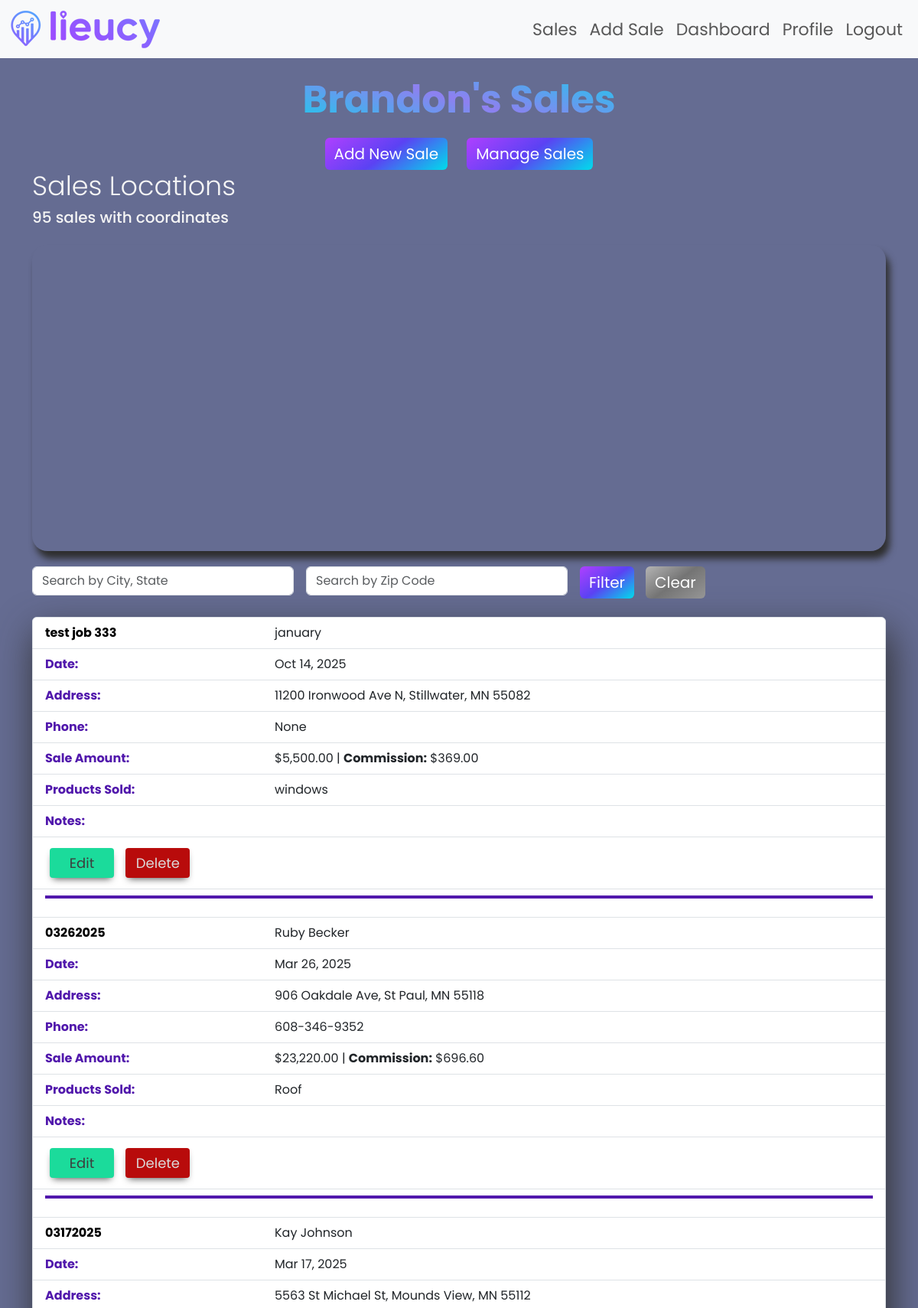
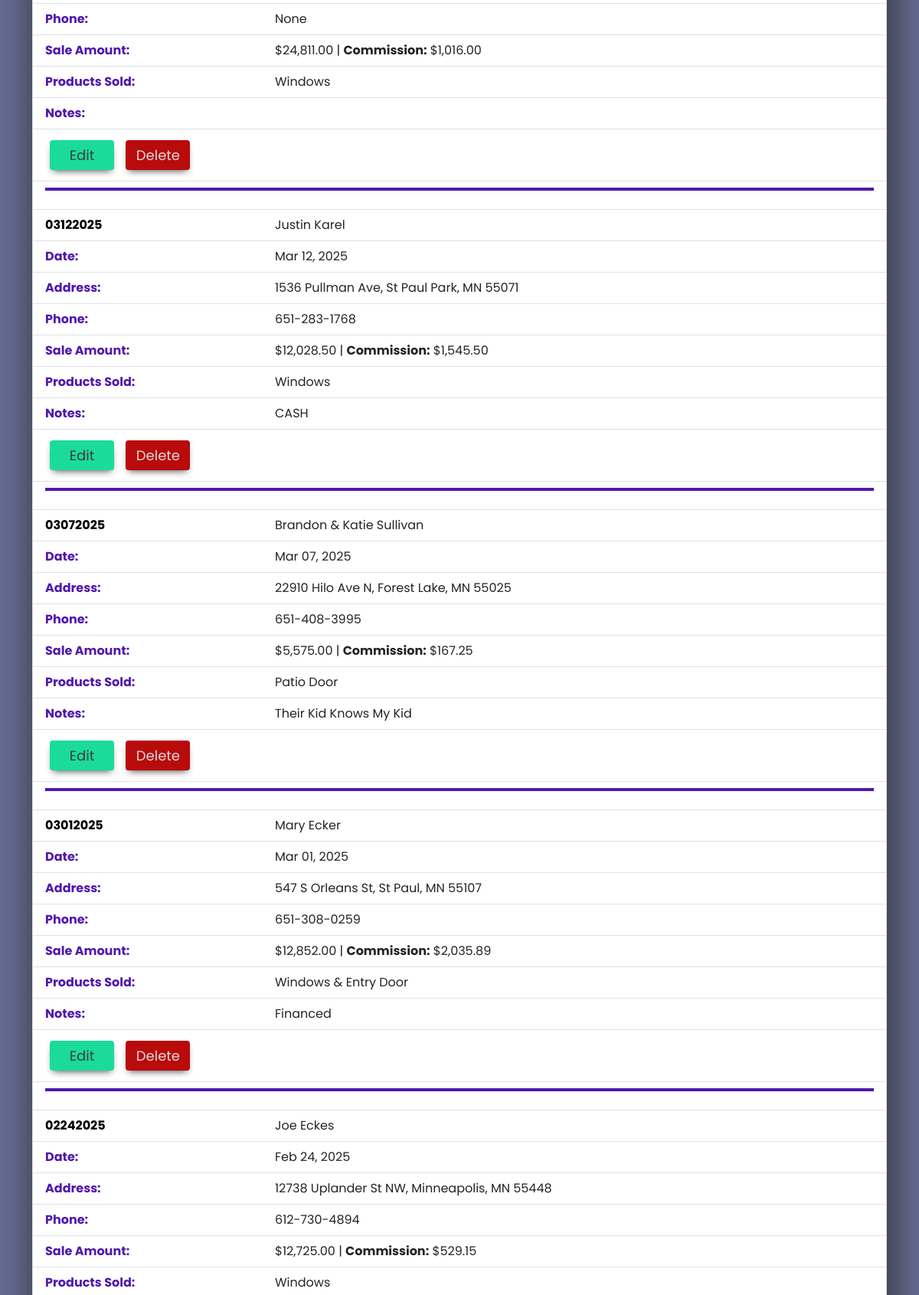
The app's page /sales/ (signed in, upper part) with its own data (2 pictures, top to bottom).
### core/models.py (models this page shows, shortened)
class Sale(models.Model):
    user = models.ForeignKey(User, on_delete=models.CASCADE)
    job_number = models.CharField(max_length=50)
    name = models.CharField(max_length=100)
    street = models.CharField(max_length=200)
    city = models.CharField(max_length=100)
    state = models.CharField(max_length=50)
    zip_code = models.CharField(max_length=10)
    sale_date = models.DateField(default=timezone.now)
    products_sold = models.TextField()
    amount = models.DecimalField(max_digits=10, decimal_places=2)
    notes = models.TextField(blank=True)
    commission = models.DecimalField(max_digits=10, decimal_places=2, null=True, blank=True)
    latitude = models.FloatField(null=True, blank=True)
    longitude = models.FloatField(null=True, blank=True)
    phone_number = models.CharField(max_length=20, blank=True, null=True)
    sale_amount_split = models.PositiveIntegerField(default=1)
    accountability_amount = models.DecimalField(max_digits=10, decimal_places=2, null=True, blank=True)

### core/views.py (the view)
# urls.py: path('sales/', views.sale_list, name='sale_list'),
@login_required
def sale_list(request):
    request.session['from_manage_sales'] = False  # Reset flag
    city = request.GET.get('city', '').strip()
    zip_code = request.GET.get('zip_code', '').strip()
    sales = Sale.objects.filter(user=request.user).order_by('-sale_date')
    filtered_sales = sales
    if city:
        filtered_sales = filtered_sales.filter(Q(city__iexact=city) | Q(city__icontains=city))
    if zip_code:
        filtered_sales = filtered_sales.filter(zip_code__iexact=zip_code)
    paginator = Paginator(sales, 20)
    page_number = request.GET.get('page', 1)
    page_obj = paginator.get_page(page_number)
    map_sales = sales.exclude(latitude__isnull=True).exclude(longitude__isnull=True).order_by('-sale_date')
    logger.info(f"sale_list - Google Maps API Key: {settings.GOOGLE_MAPS_API_KEY}")
    context = {
        'sales': page_obj,
        'map_sales': map_sales,
        'page_obj': page_obj,
        'search_city': city,  # Pass city for map geocoding
        'search_zip_code': zip_code,
        'google_maps_api_key': settings.GOOGLE_MAPS_API_KEY,  # Add API key
    }
    return render(request, 'core/sale_list.html', context)

### core/templates/core/sale_list.html (shortened to what this page needs)
{% extends 'core/base.html' %}
{% load humanize %}
{% block content %}
<h2 class="user-name">{% if request.user.first_name %}{{ request.user.first_name }}'s Sales{% else %}Your Sales{% endif %}</h2>
<div class="add-and-manage-sales">
    <a href="{% url 'sale_new' %}" class="btn btn-primary">Add New Sale</a>
    <a href="{% url 'manage_sales' %}" class="btn btn-primary">Manage Sales</a>
</div>
{% if map_sales %}
<h3 class="page-title">Sales Locations</h3>
<h5 class="num-of-pins">{{ map_sales.count }} sales with coordinates</h5>
<div id="map" class="map-container" style="height: 400px; width: 100%;"></div>
{% else %}
<p>No sales with valid coordinates to display on the map.</p>
{% endif %}
<form method="get" class="row g-3 mb-4">
    <div class="col-auto">
        <input type="text" name="city" class="form-control" placeholder="Search by City, State" value="{{ request.GET.city }}">
    </div>
    <div class="col-auto">
        <input type="text" name="zip_code" class="form-control" placeholder="Search by Zip Code" value="{{ request.GET.zip_code }}">
    </div>
    <div class="col-auto  sales-list-filter">
        <button type="submit" class="btn btn-primary">Filter</button>
        <a href="{% url 'sale_list' %}" class="btn btn-outline-secondary">Clear</a>
    </div>
</form>
<ul class="list-group mb-4" id="sales-list">
{% for sale in sales %}
    <li class="list-group-item">
        <span id="job_number">{{ sale.job_number }}</span>
        <span>{{ sale.name }}</span>
    </li>
    <li class="list-group-item">
        <span>Date:</span>
        <span>{{ sale.sale_date|date:"M d, Y" }}</span>
    </li>
    <li class="list-group-item">
        <span>Address:</span>
        <span>{{ sale.street }}, {{ sale.city }}, {{ sale.state }} {{ sale.zip_code }}</span>
    </li>
    <li class="list-group-item">
        <span>Phone:</span>
        <span>{{ sale.phone_number }}</span>
    </li>
    <li class="list-group-item">
        <span>Sale Amount:</span>
        <span>${{ sale.amount|intcomma }} {% if sale.commission %}| <strong>Commission:</strong> ${{ sale.commission|intcomma }}{% endif %}</span>
    </li>
    <li class="list-group-item">
        <span>Products Sold:</span>
        <span>{{ sale.products_sold }}</span>
    </li>
    <li class="list-group-item">
        <span>Notes:</span>
        <span>{{ sale.notes|wordwrap:60|linebreaksbr }}</span>
    </li>
    <li class="list-group-item">
        <span>
            <a href="{% url 'sale_edit' sale.pk %}" class="btn btn-sm btn-warning">Edit</a>
            <a href="{% url 'sale_delete' sale.pk %}" class="btn btn-sm btn-danger">Delete</a>
        </span>
    </li>
    <li class="list-group-item">
        <p class="bottom_border"></p>
    </li>
{% empty %}
    <li class="list-group-item">No sales yet. <a href="{% url 'sale_new' %}">Add one!</a></li>
{% endfor %}
</ul>
{% endblock %}

### core/templates/core/base.html (shortened to what this page needs)
<!DOCTYPE html>
<html lang="en">
<head>
    {% load static %}
    <link rel="stylesheet" href="https://cdn.jsdelivr.net/npm/bootstrap@5.3.3/dist/css/bootstrap.min.css">
    <link rel="stylesheet" href="https://cdnjs.cloudflare.com/ajax/libs/font-awesome/6.5.2/css/all.min.css" />
    <link rel="stylesheet" href="{% static 'css/custom.css' %}">
</head>
<body>
    <nav class="navbar navbar-expand-lg navbar-light bg-light">
        <div class="container-fluid">
            <a class="navbar-brand" href="{% url 'sale_list' %}">
                <img src="{% static 'images/Lieucy_NavBar_Logo.png' %}" alt="Lieucy Logo">
            </a>
            <div class="navbar-nav">
                {% if user.is_authenticated %}
                    <a class="nav-link" href="{% url 'sale_list' %}">Sales</a>
                    <a class="nav-link" href="{% url 'sale_new' %}">Add Sale</a>
                    <a class="nav-link" href="{% url 'dashboard' %}">Dashboard</a>
                    <a class="nav-link" href="{% url 'profile_edit' %}">Profile</a>
                    <a class="nav-link" href="{% url 'logout' %}">Logout</a>
                {% else %}
                    <a class="nav-link" href="{% url 'login' %}">Login</a>
                    <a class="nav-link" href="{% url 'signup' %}">Sign Up</a>
                {% endif %}
            </div>
        </div>
    </nav>
    <div class="container mt-4">
        {% block content %}
        {% endblock %}
    </div>
</body>
</html>

### static/css/custom.css (style rules this page uses)
body { background-color: #656c92; font-family: 'Poppins', 'sans-serif'; }
.navbar { font-family: 'Poppins', sans-serif; font-weight: 400; font-size: 22px; display: flex; }
.navbar-brand img { height: 50px; width: auto; }
.navbar-nav a { position: relative; }
.navbar-nav a::before { content: ''; position: absolute; bottom: 0; left: 0; width: 0; height: 4px; background: linear-gradient(144deg, #af40ff, #5b42f3 50%, #00ddeb); border-radius: 0; transition: all 0.5s ease-in-out; }
.page-title { font-weight: 300; font-size: 35px; color: whitesmoke; }
.user-name { font-family: 'Poppins', sans-serif; font-weight: 700; font-size: 50px; text-align: center; margin: 20px 0; background: linear-gradient(-164deg, #00ddeb 20%, #8e80f0 50%, #00ddeb 80%); -webkit-background-clip: text; -webkit-text-fill-color: transparent; background-clip: text; }
.num-of-pins { color: whitesmoke; }
.add-and-manage-sales { display: flex; justify-content: center; align-items: center; gap: 25px; }
.btn-primary { height: 42px; background-image: linear-gradient(144deg, #af40ff, #5b42f3 50%, #00ddeb); border: none; font-family: 'Poppins', 'sans-serif'; font-size: 20px; display: flex; justify-content: center; align-items: center; transition: box-shadow 0.3s ease-in-out; }
.sales-list-filter { display: flex; justify-content: center; align-items: center; gap: 15px; }
.btn-outline-secondary { height: 42px; font-size: 20px; display: flex; justify-content: center; align-items: center; background-image: linear-gradient(144deg, #b4b4b4, #747474 50%, #969696); border: none; transition: box-shadow 0.3s ease-in-out; font-family: 'Poppins', sans-serif; color: white; transition: box-shadow 0.3s ease-in-out; }
#map { height: 400px; width: 75%; border-radius: 20px; margin-bottom: 20px; box-shadow: 5px 10px 10px #2e2e2e; }
.list-group { box-shadow: 5px 20px 50px #2e2e2e; }
.list-group .list-group-item { width: 100%; }
.list-group-item { display: flex; }
.list-group-item span:first-child { width: 300px; font-weight: bold; color: #5118ac; }
.list-group .bottom_border { height: 4px; width: 100%; background-color: #5118ac; }
#job_number { font-weight: bold; color: black; }
.btn-warning { border-radius: 4px; background-color: #1bdb9b; border: none; color: #3d3d3d; text-align: center; font-size: 18px; padding: 6px; width: 84px; transition: all 0.5s; cursor: pointer; margin: 6px; box-shadow: 0 5px 10px -4px rgba(0, 0, 0,.7); }
.btn-warning { cursor: pointer; display: inline-block; position: relative; transition: 0.5s; }
.btn-warning:after { content: '»'; position: absolute; opacity: 0; top: 4px; right: -5px; transition: 0.5s; }
.btn-danger { border-radius: 4px; background-color: #b80b0b; border: none; color: #dbdbdb; text-align: center; font-size: 18px; padding: 6px; width: 84px; transition: all 0.5s; cursor: pointer; margin: 6px; box-shadow: 0 5px 10px -4px rgba(0, 0, 0,.7); }
.btn-danger { cursor: pointer; display: inline-block; position: relative; transition: 0.5s; }
.btn-danger:after { content: '»'; position: absolute; opacity: 0; top: 4px; right: -5px; transition: 0.5s; }

### records on screen
Sale: job_number "test job 333", name "january", sale_date "Oct 14, 2025", street "11200 Ironwood Ave N", city "Stillwater", state "MN", zip_code "55082", phone_number "None", amount "5,500.00", commission "369.00", products_sold "windows"
Sale: job_number "03262025", name "Ruby Becker", sale_date "Mar 26, 2025", street "906 Oakdale Ave", city "St Paul", state "MN", zip_code "55118", phone_number "608-346-9352", amount "23,220.00", commission "696.60", products_sold "Roof"
Sale: job_number "03172025", name "Kay Johnson", sale_date "Mar 17, 2025", street "5563 St Michael St", city "Mounds View", state "MN", zip_code "55112", phone_number "None", amount "24,811.00", commission "1,016.00", products_sold "Windows"
Sale: job_number "03122025", name "Justin Karel", sale_date "Mar 12, 2025", street "1536 Pullman Ave", city "St Paul Park", state "MN", zip_code "55071", phone_number "651-283-1768", amount "12,028.50", commission "1,545.50", products_sold "Windows", notes "CASH"
Sale: job_number "03072025", name "Brandon & Katie Sullivan", sale_date "Mar 07, 2025", street "22910 Hilo Ave N", city "Forest Lake", state "MN", zip_code "55025", phone_number "651-408-3995", amount "5,575.00", commission "167.25", products_sold "Patio Door", notes "Their Kid Knows My Kid"
Sale: job_number "03012025", name "Mary Ecker", sale_date "Mar 01, 2025", street "547 S Orleans St", city "St Paul", state "MN", zip_code "55107", phone_number "651-308-0259", amount "12,852.00", commission "2,035.89", products_sold "Windows & Entry Door", notes "Financed"
Sale: job_number "02242025", name "Joe Eckes", sale_date "Feb 24, 2025", street "12738 Uplander St NW", city "Minneapolis", state "MN", zip_code "55448", phone_number "612-730-4894", amount "12,725.00", commission "529.15", products_sold "Windows"

### other values on screen
{{ request.user.first_name }} "Brandon"
{{ map_sales.count }} "95"
